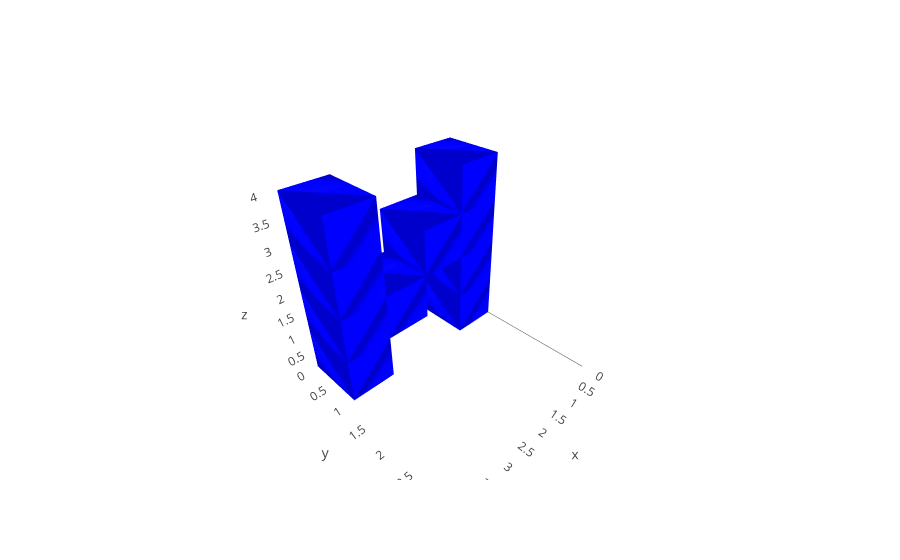

Notebook code for this chart:
### Code cell
x_max = voxels.shape[0]
y_max = voxels.shape[1]
z_max = voxels.shape[2]
cubes = mesh_cubes(voxels)
data = go.Data(cubes)
layout = go.Layout(
    scene = dict(
        aspectmode='cube',
        xaxis = dict(
            type='linear',
            range = [0,x_max],
            showgrid=False,),
        yaxis = dict(
            type='linear',
            range = [0,y_max],
            showgrid=False,),
        zaxis = dict(
            type='linear',
            range = [0,z_max],
            showgrid=False,),
    ),
)
fig = go.Figure(data=data, layout=layout)
iplot(fig, filename='voxels')

### Figure 1 — Plotly figure (JSON) as saved in the notebook; plotly's stock layout.template omitted (floating-point values rounded to 4 significant figures)
{"data": [{"color": "blue", "hoverinfo": "none", "i": [0, 1, 0, 1, 0, 6, 2, 7, 4, 7, 1, 7], "j": [1, 2, 1, 4, 2, 2, 3, 3, 5, 5, 3, 3], "k": [2, 3, 4, 5, 4, 4, 6, 6, 6, 6, 5, 5], "type": "mesh3d", "x": [0, 0, 0, 0, 1, 1, 1, 1], "y": [0, 0, 1, 1, 0, 0, 1, 1], "z": [0, 1, 0, 1, 0, 1, 0, 1]}, {"color": "blue", "hoverinfo": "none", "i": [0, 1, 0, 1, 0, 6, 2, 7, 4, 7, 1, 7], "j": [1, 2, 1, 4, 2, 2, 3, 3, 5, 5, 3, 3], "k": [2, 3, 4, 5, 4, 4, 6, 6, 6, 6, 5, 5], "type": "mesh3d", "x": [0, 0, 0, 0, 1, 1, 1, 1], "y": [0, 0, 1, 1, 0, 0, 1, 1], "z": [1, 2, 1, 2, 1, 2, 1, 2]}, {"color": "blue", "hoverinfo": "none", "i": [0, 1, 0, 1, 0, 6, 2, 7, 4, 7, 1, 7], "j": [1, 2, 1, 4, 2, 2, 3, 3, 5, 5, 3, 3], "k": [2, 3, 4, 5, 4, 4, 6, 6, 6, 6, 5, 5], "type": "mesh3d", "x": [0, 0, 0, 0, 1, 1, 1, 1], "y": [0, 0, 1, 1, 0, 0, 1, 1], "z": [2, 3, 2, 3, 2, 3, 2, 3]}, {"color": "blue", "hoverinfo": "none", "i": [0, 1, 0, 1, 0, 6, 2, 7, 4, 7, 1, 7], "j": [1, 2, 1, 4, 2, 2, 3, 3, 5, 5, 3, 3], "k": [2, 3, 4, 5, 4, 4, 6, 6, 6, 6, 5, 5], "type": "mesh3d", "x": [0, 0, 0, 0, 1, 1, 1, 1], "y": [0, 0, 1, 1, 0, 0, 1, 1], "z": [3, 4, 3, 4, 3, 4, 3, 4]}, {"color": "blue", "hoverinfo": "none", "i": [0, 1, 0, 1, 0, 6, 2, 7, 4, 7, 1, 7], "j": [1, 2, 1, 4, 2, 2, 3, 3, 5, 5, 3, 3], "k": [2, 3, 4, 5, 4, 4, 6, 6, 6, 6, 5, 5], "type": "mesh3d", "x": [1, 1, 1, 1, 2, 2, 2, 2], "y": [0, 0, 1, 1, 0, 0, 1, 1], "z": [2, 3, 2, 3, 2, 3, 2, 3]}, {"color": "blue", "hoverinfo": "none", "i": [0, 1, 0, 1, 0, 6, 2, 7, 4, 7, 1, 7], "j": [1, 2, 1, 4, 2, 2, 3, 3, 5, 5, 3, 3], "k": [2, 3, 4, 5, 4, 4, 6, 6, 6, 6, 5, 5], "type": "mesh3d", "x": [2, 2, 2, 2, 3, 3, 3, 3], "y": [0, 0, 1, 1, 0, 0, 1, 1], "z": [1, 2, 1, 2, 1, 2, 1, 2]}, {"color": "blue", "hoverinfo": "none", "i": [0, 1, 0, 1, 0, 6, 2, 7, 4, 7, 1, 7], "j": [1, 2, 1, 4, 2, 2, 3, 3, 5, 5, 3, 3], "k": [2, 3, 4, 5, 4, 4, 6, 6, 6, 6, 5, 5], "type": "mesh3d", "x": [3, 3, 3, 3, 4, 4, 4, 4], "y": [0, 0, 1, 1, 0, 0, 1, 1], "z": [0, 1, 0, 1, 0, 1, 0, 1]}, {"color": "blue", "hoverinfo": "none", "i": [0, 1, 0, 1, 0, 6, 2, 7, 4, 7, 1, 7], "j": [1, 2, 1, 4, 2, 2, 3, 3, 5, 5, 3, 3], "k": [2, 3, 4, 5, 4, 4, 6, 6, 6, 6, 5, 5], "type": "mesh3d", "x": [3, 3, 3, 3, 4, 4, 4, 4], "y": [0, 0, 1, 1, 0, 0, 1, 1], "z": [1, 2, 1, 2, 1, 2, 1, 2]}, {"color": "blue", "hoverinfo": "none", "i": [0, 1, 0, 1, 0, 6, 2, 7, 4, 7, 1, 7], "j": [1, 2, 1, 4, 2, 2, 3, 3, 5, 5, 3, 3], "k": [2, 3, 4, 5, 4, 4, 6, 6, 6, 6, 5, 5], "type": "mesh3d", "x": [3, 3, 3, 3, 4, 4, 4, 4], "y": [0, 0, 1, 1, 0, 0, 1, 1], "z": [2, 3, 2, 3, 2, 3, 2, 3]}, {"color": "blue", "hoverinfo": "none", "i": [0, 1, 0, 1, 0, 6, 2, 7, 4, 7, 1, 7], "j": [1, 2, 1, 4, 2, 2, 3, 3, 5, 5, 3, 3], "k": [2, 3, 4, 5, 4, 4, 6, 6, 6, 6, 5, 5], "type": "mesh3d", "x": [3, 3, 3, 3, 4, 4, 4, 4], "y": [0, 0, 1, 1, 0, 0, 1, 1], "z": [3, 4, 3, 4, 3, 4, 3, 4]}], "layout": {"scene": {"aspectmode": "cube", "xaxis": {"range": [0, 4], "showgrid": false, "type": "linear"}, "yaxis": {"range": [0, 3], "showgrid": false, "type": "linear"}, "zaxis": {"range": [0, 4], "showgrid": false, "type": "linear"}}}}
